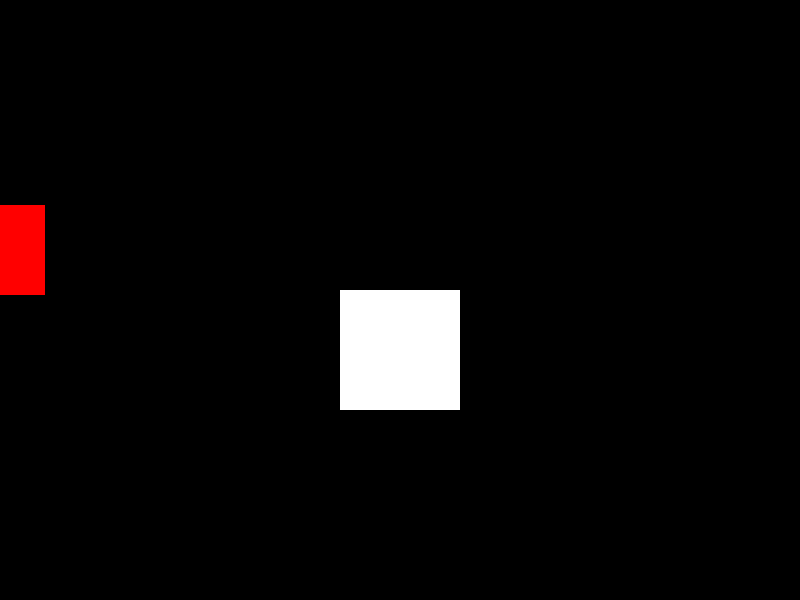
Frame 1 (no input)
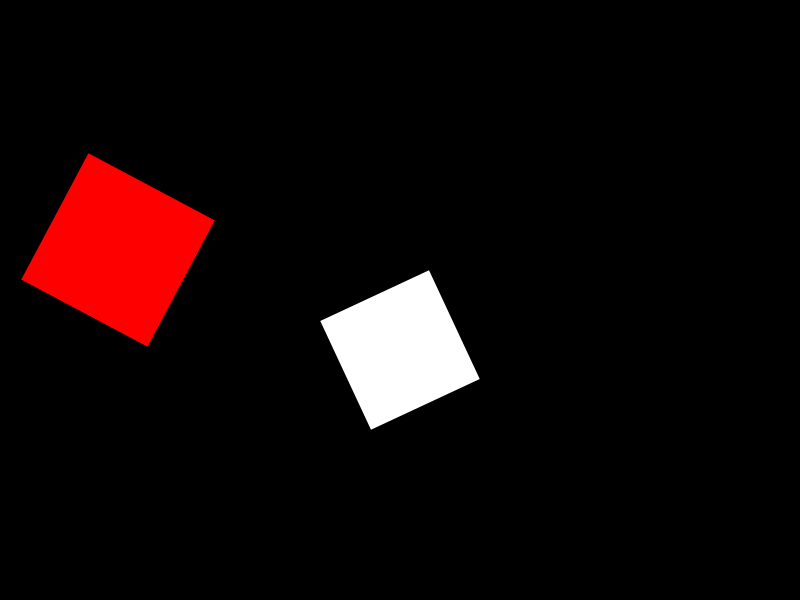
Frame 60 (the mouse pressed at the canvas centre just before this capture)
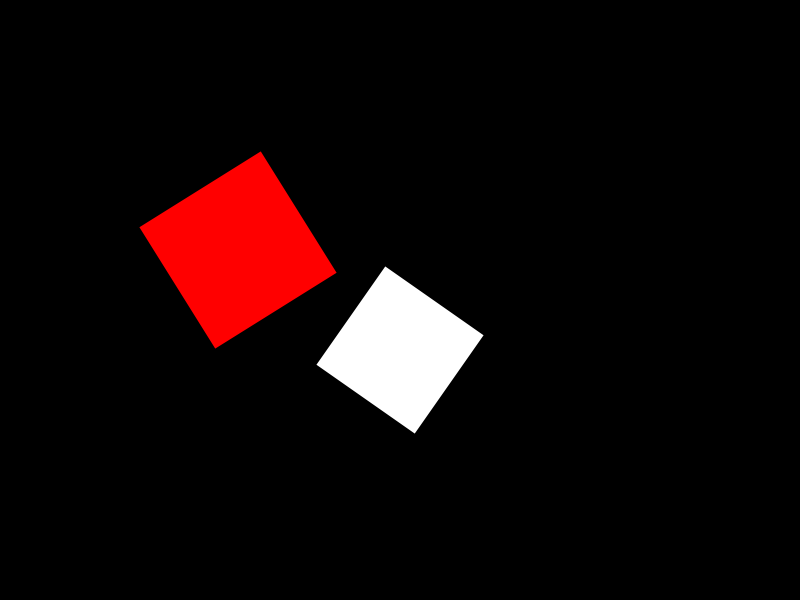
Frame 120 (the mouse held since frame 60 and released just before this capture)

The Processing sketch that drew these frames (run headless with seeded random() and noise(); from frame 60 on, the mouse is pressed at the canvas centre):

// Processing sketch: giro
// ── giro.pde
float angulo, angulo2, esc;
int lockH;

void setup(){
  size (800, 600);
  angulo = 0;
  angulo2 = 0;
  lockH = 0;
  esc = 1; 
}

void draw(){
  background(0);
  
  pushMatrix();
  
  translate(lockH, 250);
  rotate(radians(angulo));
  scale(esc);
  angulo += 2;
  lockH +=2;
  if(lockH > width){
    
    lockH = 0;
    
  }
  esc += 0.01;
  noStroke();
  fill(255, 0, 0);
  rect(-45, -45, 90, 90);
  
  popMatrix();
  
  pushMatrix();
  
  translate(width/2, 350);
  rotate(radians(angulo2));
  noStroke();
  fill(255);
  rect(-60, -60, 120, 120);
  angulo2 -= 5;
  
  popMatrix();
  
}

void mousePressed(){

  esc = 1;

}
